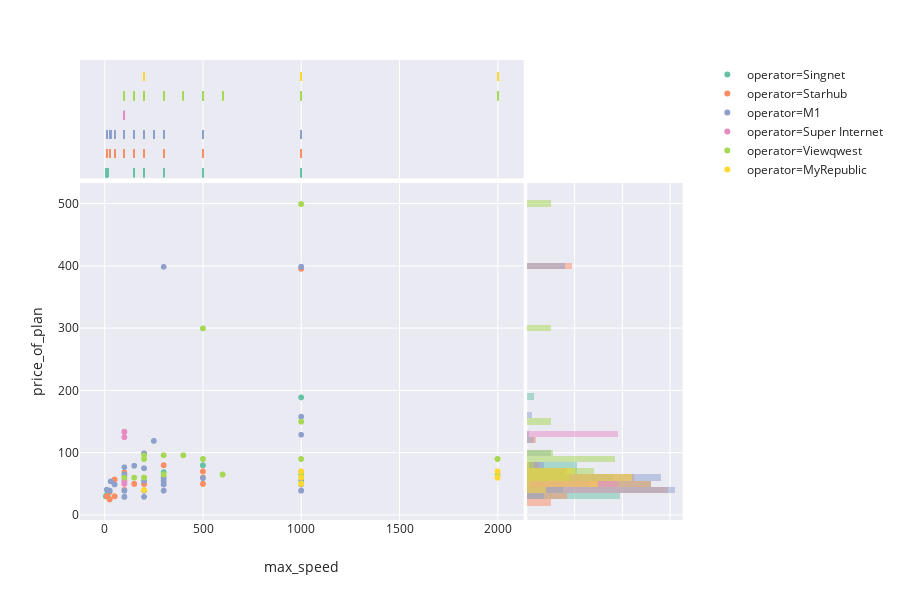

Source (notebook cell):
### Markdown cell above
The dataset still has many `NaN` values. We will refrain from filling in with broad averages since this will distort the data too much.

Since there is a wide range of data, we use `plotly_express` to create an interactive chart. Feel free to lasso the area you wish to analyze deeper, and double click to return to the original view.

We plot a jointplot to combine a `scatterplot` and `rugplots` for the y-axis as well as `histograms` for the x-axis

### Code cell
fig = px.scatter(df7, 
                 x="max_speed", 
                 y="price_of_plan", 
                 color="operator",
                 color_discrete_sequence=px.colors.colorbrewer.Set2,
                 hover_name='month',
                 template='seaborn',
                 marginal_y='histogram',
                 marginal_x='rug')
fig.show()

### Figure 1 — Plotly figure (JSON) as saved in the notebook; plotly's stock layout.template omitted (floating-point values rounded to 4 significant figures; data arrays with more than 128 entries replaced by an {"elided": "..."} marker saying what was removed)
{"data": [{"hoverlabel": {"namelength": 0}, "hovertemplate": "<b>%{hovertext}</b><br><br>operator=Singnet<br>max_speed=%{x}<br>price_of_plan=%{y}", "hovertext": {"elided": "345 str values"}, "legendgroup": "operator=Singnet", "marker": {"color": "rgb(102,194,165)", "symbol": "circle"}, "mode": "markers", "name": "operator=Singnet", "showlegend": true, "type": "scattergl", "x": {"elided": "345 int values"}, "xaxis": "x", "y": {"elided": "345 float values"}, "yaxis": "y"}, {"alignmentgroup": "True", "boxpoints": "all", "fillcolor": "rgba(255,255,255,0)", "hoverlabel": {"namelength": 0}, "hoveron": "points", "hovertemplate": "<b>%{hovertext}</b><br><br>operator=Singnet<br>max_speed=%{x}", "hovertext": {"elided": "345 str values"}, "jitter": 0, "legendgroup": "operator=Singnet", "line": {"color": "rgba(255,255,255,0)"}, "marker": {"color": "rgb(102,194,165)", "symbol": "line-ns-open"}, "name": "operator=Singnet", "offsetgroup": "operator=Singnet", "showlegend": false, "type": "box", "x": {"elided": "345 int values"}, "xaxis": "x3", "yaxis": "y3"}, {"alignmentgroup": "True", "bingroup": "y", "hoverlabel": {"namelength": 0}, "hovertemplate": "operator=Singnet<br>price_of_plan=%{y}<br>count=%{x}", "legendgroup": "operator=Singnet", "marker": {"color": "rgb(102,194,165)"}, "name": "operator=Singnet", "offsetgroup": "operator=Singnet", "opacity": 0.5, "showlegend": false, "type": "histogram", "xaxis": "x2", "y": {"elided": "345 float values"}, "yaxis": "y2"}, {"hoverlabel": {"namelength": 0}, "hovertemplate": "<b>%{hovertext}</b><br><br>operator=Starhub<br>max_speed=%{x}<br>price_of_plan=%{y}", "hovertext": {"elided": "566 str values"}, "legendgroup": "operator=Starhub", "marker": {"color": "rgb(252,141,98)", "symbol": "circle"}, "mode": "markers", "name": "operator=Starhub", "showlegend": true, "type": "scattergl", "x": {"elided": "566 int values"}, "xaxis": "x", "y": {"elided": "566 float values"}, "yaxis": "y"}, {"alignmentgroup": "True", "boxpoints": "all", "fillcolor": "rgba(255,255,255,0)", "hoverlabel": {"namelength": 0}, "hoveron": "points", "hovertemplate": "<b>%{hovertext}</b><br><br>operator=Starhub<br>max_speed=%{x}", "hovertext": {"elided": "566 str values"}, "jitter": 0, "legendgroup": "operator=Starhub", "line": {"color": "rgba(255,255,255,0)"}, "marker": {"color": "rgb(252,141,98)", "symbol": "line-ns-open"}, "name": "operator=Starhub", "offsetgroup": "operator=Starhub", "showlegend": false, "type": "box", "x": {"elided": "566 int values"}, "xaxis": "x3", "yaxis": "y3"}, {"alignmentgroup": "True", "bingroup": "y", "hoverlabel": {"namelength": 0}, "hovertemplate": "operator=Starhub<br>price_of_plan=%{y}<br>count=%{x}", "legendgroup": "operator=Starhub", "marker": {"color": "rgb(252,141,98)"}, "name": "operator=Starhub", "offsetgroup": "operator=Starhub", "opacity": 0.5, "showlegend": false, "type": "histogram", "xaxis": "x2", "y": {"elided": "566 float values"}, "yaxis": "y2"}, {"hoverlabel": {"namelength": 0}, "hovertemplate": "<b>%{hovertext}</b><br><br>operator=M1<br>max_speed=%{x}<br>price_of_plan=%{y}", "hovertext": {"elided": "686 str values"}, "legendgroup": "operator=M1", "marker": {"color": "rgb(141,160,203)", "symbol": "circle"}, "mode": "markers", "name": "operator=M1", "showlegend": true, "type": "scattergl", "x": {"elided": "686 int values"}, "xaxis": "x", "y": {"elided": "686 float values"}, "yaxis": "y"}, {"alignmentgroup": "True", "boxpoints": "all", "fillcolor": "rgba(255,255,255,0)", "hoverlabel": {"namelength": 0}, "hoveron": "points", "hovertemplate": "<b>%{hovertext}</b><br><br>operator=M1<br>max_speed=%{x}", "hovertext": {"elided": "686 str values"}, "jitter": 0, "legendgroup": "operator=M1", "line": {"color": "rgba(255,255,255,0)"}, "marker": {"color": "rgb(141,160,203)", "symbol": "line-ns-open"}, "name": "operator=M1", "offsetgroup": "operator=M1", "showlegend": false, "type": "box", "x": {"elided": "686 int values"}, "xaxis": "x3", "yaxis": "y3"}, {"alignmentgroup": "True", "bingroup": "y", "hoverlabel": {"namelength": 0}, "hovertemplate": "operator=M1<br>price_of_plan=%{y}<br>count=%{x}", "legendgroup": "operator=M1", "marker": {"color": "rgb(141,160,203)"}, "name": "operator=M1", "offsetgroup": "operator=M1", "opacity": 0.5, "showlegend": false, "type": "histogram", "xaxis": "x2", "y": {"elided": "686 float values"}, "yaxis": "y2"}, {"hoverlabel": {"namelength": 0}, "hovertemplate": "<b>%{hovertext}</b><br><br>operator=Super Internet<br>max_speed=%{x}<br>price_of_plan=%{y}", "hovertext": ["2013-03-01T00:00:00", "2013-03-01T00:00:00", "2013-04-01T00:00:00", "2013-04-01T00:00:00", "2013-05-01T00:00:00", "2013-05-01T00:00:00", "2013-06-01T00:00:00", "2013-06-01T00:00:00", "2013-07-01T00:00:00", "2013-07-01T00:00:00", "2013-08-01T00:00:00", "2013-08-01T00:00:00", "2013-09-01T00:00:00", "2013-09-01T00:00:00", "2013-10-01T00:00:00", "2013-10-01T00:00:00", "2013-11-01T00:00:00", "2013-11-01T00:00:00", "2013-12-01T00:00:00", "2013-12-01T00:00:00", "2014-01-01T00:00:00", "2014-01-01T00:00:00", "2014-02-01T00:00:00", "2014-02-01T00:00:00", "2014-03-01T00:00:00", "2014-03-01T00:00:00", "2014-04-01T00:00:00", "2014-04-01T00:00:00", "2014-05-01T00:00:00", "2014-05-01T00:00:00", "2014-06-01T00:00:00", "2014-06-01T00:00:00", "2014-07-01T00:00:00", "2014-07-01T00:00:00", "2014-08-01T00:00:00", "2014-08-01T00:00:00", "2014-09-01T00:00:00", "2014-09-01T00:00:00", "2014-10-01T00:00:00", "2014-10-01T00:00:00", "2014-11-01T00:00:00", "2014-11-01T00:00:00", "2014-12-01T00:00:00", "2014-12-01T00:00:00", "2015-01-01T00:00:00", "2015-01-01T00:00:00", "2015-03-01T00:00:00", "2015-03-01T00:00:00", "2015-04-01T00:00:00", "2015-04-01T00:00:00", "2015-05-01T00:00:00", "2015-05-01T00:00:00", "2015-06-01T00:00:00", "2015-06-01T00:00:00", "2015-07-01T00:00:00", "2015-07-01T00:00:00", "2015-08-01T00:00:00", "2015-08-01T00:00:00", "2015-09-01T00:00:00", "2015-09-01T00:00:00", "2015-10-01T00:00:00", "2015-10-01T00:00:00", "2015-11-01T00:00:00", "2015-11-01T00:00:00", "2015-12-01T00:00:00", "2015-12-01T00:00:00", "2016-02-01T00:00:00", "2016-02-01T00:00:00", "2016-03-01T00:00:00", "2016-03-01T00:00:00", "2016-04-01T00:00:00", "2016-04-01T00:00:00", "2016-05-01T00:00:00", "2016-05-01T00:00:00", "2016-06-01T00:00:00", "2016-06-01T00:00:00"], "legendgroup": "operator=Super Internet", "marker": {"color": "rgb(231,138,195)", "symbol": "circle"}, "mode": "markers", "name": "operator=Super Internet", "showlegend": true, "type": "scattergl", "x": [100, 100, 100, 100, 100, 100, 100, 100, 100, 100, 100, 100, 100, 100, 100, 100, 100, 100, 100, 100, 100, 100, 100, 100, 100, 100, 100, 100, 100, 100, 100, 100, 100, 100, 100, 100, 100, 100, 100, 100, 100, 100, 100, 100, 100, 100, 100, 100, 100, 100, 100, 100, 100, 100, 100, 100, 100, 100, 100, 100, 100, 100, 100, 100, 100, 100, 100, 100, 100, 100, 100, 100, 100, 100, 100, 100], "xaxis": "x", "y": [50, 125, 50, 125, 50, 125, 50, 125, 53.5, 133.8, 53.5, 133.8, 53.5, 133.8, 53.5, 133.8, 53.5, 133.8, 53.5, 133.8, 53.5, 133.8, 53.5, 133.8, 53.5, 133.8, 53.5, 133.8, 53.5, 133.8, 53.5, 133.8, 53.5, 133.8, 53.5, 133.8, 53.5, 133.8, 53.5, 133.8, 53.5, 133.8, 53.5, 133.8, 53.5, 133.8, 53.5, 133.8, 53.5, 133.8, 53.5, 133.8, 53.5, 133.8, 53.5, 133.8, 53.5, 133.8, 53.5, 133.8, 53.5, 133.8, 53.5, 133.8, 53.5, 133.8, 53.5, 133.8, 53.5, 133.8, 53.5, 133.8, 53.5, 133.8, 53.5, 133.8], "yaxis": "y"}, {"alignmentgroup": "True", "boxpoints": "all", "fillcolor": "rgba(255,255,255,0)", "hoverlabel": {"namelength": 0}, "hoveron": "points", "hovertemplate": "<b>%{hovertext}</b><br><br>operator=Super Internet<br>max_speed=%{x}", "hovertext": ["2013-03-01T00:00:00", "2013-03-01T00:00:00", "2013-04-01T00:00:00", "2013-04-01T00:00:00", "2013-05-01T00:00:00", "2013-05-01T00:00:00", "2013-06-01T00:00:00", "2013-06-01T00:00:00", "2013-07-01T00:00:00", "2013-07-01T00:00:00", "2013-08-01T00:00:00", "2013-08-01T00:00:00", "2013-09-01T00:00:00", "2013-09-01T00:00:00", "2013-10-01T00:00:00", "2013-10-01T00:00:00", "2013-11-01T00:00:00", "2013-11-01T00:00:00", "2013-12-01T00:00:00", "2013-12-01T00:00:00", "2014-01-01T00:00:00", "2014-01-01T00:00:00", "2014-02-01T00:00:00", "2014-02-01T00:00:00", "2014-03-01T00:00:00", "2014-03-01T00:00:00", "2014-04-01T00:00:00", "2014-04-01T00:00:00", "2014-05-01T00:00:00", "2014-05-01T00:00:00", "2014-06-01T00:00:00", "2014-06-01T00:00:00", "2014-07-01T00:00:00", "2014-07-01T00:00:00", "2014-08-01T00:00:00", "2014-08-01T00:00:00", "2014-09-01T00:00:00", "2014-09-01T00:00:00", "2014-10-01T00:00:00", "2014-10-01T00:00:00", "2014-11-01T00:00:00", "2014-11-01T00:00:00", "2014-12-01T00:00:00", "2014-12-01T00:00:00", "2015-01-01T00:00:00", "2015-01-01T00:00:00", "2015-03-01T00:00:00", "2015-03-01T00:00:00", "2015-04-01T00:00:00", "2015-04-01T00:00:00", "2015-05-01T00:00:00", "2015-05-01T00:00:00", "2015-06-01T00:00:00", "2015-06-01T00:00:00", "2015-07-01T00:00:00", "2015-07-01T00:00:00", "2015-08-01T00:00:00", "2015-08-01T00:00:00", "2015-09-01T00:00:00", "2015-09-01T00:00:00", "2015-10-01T00:00:00", "2015-10-01T00:00:00", "2015-11-01T00:00:00", "2015-11-01T00:00:00", "2015-12-01T00:00:00", "2015-12-01T00:00:00", "2016-02-01T00:00:00", "2016-02-01T00:00:00", "2016-03-01T00:00:00", "2016-03-01T00:00:00", "2016-04-01T00:00:00", "2016-04-01T00:00:00", "2016-05-01T00:00:00", "2016-05-01T00:00:00", "2016-06-01T00:00:00", "2016-06-01T00:00:00"], "jitter": 0, "legendgroup": "operator=Super Internet", "line": {"color": "rgba(255,255,255,0)"}, "marker": {"color": "rgb(231,138,195)", "symbol": "line-ns-open"}, "name": "operator=Super Internet", "offsetgroup": "operator=Super Internet", "showlegend": false, "type": "box", "x": [100, 100, 100, 100, 100, 100, 100, 100, 100, 100, 100, 100, 100, 100, 100, 100, 100, 100, 100, 100, 100, 100, 100, 100, 100, 100, 100, 100, 100, 100, 100, 100, 100, 100, 100, 100, 100, 100, 100, 100, 100, 100, 100, 100, 100, 100, 100, 100, 100, 100, 100, 100, 100, 100, 100, 100, 100, 100, 100, 100, 100, 100, 100, 100, 100, 100, 100, 100, 100, 100, 100, 100, 100, 100, 100, 100], "xaxis": "x3", "yaxis": "y3"}, {"alignmentgroup": "True", "bingroup": "y", "hoverlabel": {"namelength": 0}, "hovertemplate": "operator=Super Internet<br>price_of_plan=%{y}<br>count=%{x}", "legendgroup": "operator=Super Internet", "marker": {"color": "rgb(231,138,195)"}, "name": "operator=Super Internet", "offsetgroup": "operator=Super Internet", "opacity": 0.5, "showlegend": false, "type": "histogram", "xaxis": "x2", "y": [50, 125, 50, 125, 50, 125, 50, 125, 53.5, 133.8, 53.5, 133.8, 53.5, 133.8, 53.5, 133.8, 53.5, 133.8, 53.5, 133.8, 53.5, 133.8, 53.5, 133.8, 53.5, 133.8, 53.5, 133.8, 53.5, 133.8, 53.5, 133.8, 53.5, 133.8, 53.5, 133.8, 53.5, 133.8, 53.5, 133.8, 53.5, 133.8, 53.5, 133.8, 53.5, 133.8, 53.5, 133.8, 53.5, 133.8, 53.5, 133.8, 53.5, 133.8, 53.5, 133.8, 53.5, 133.8, 53.5, 133.8, 53.5, 133.8, 53.5, 133.8, 53.5, 133.8, 53.5, 133.8, 53.5, 133.8, 53.5, 133.8, 53.5, 133.8, 53.5, 133.8], "yaxis": "y2"}, {"hoverlabel": {"namelength": 0}, "hovertemplate": "<b>%{hovertext}</b><br><br>operator=Viewqwest<br>max_speed=%{x}<br>price_of_plan=%{y}", "hovertext": {"elided": "418 str values"}, "legendgroup": "operator=Viewqwest", "marker": {"color": "rgb(166,216,84)", "symbol": "circle"}, "mode": "markers", "name": "operator=Viewqwest", "showlegend": true, "type": "scattergl", "x": {"elided": "418 int values"}, "xaxis": "x", "y": {"elided": "418 float values"}, "yaxis": "y"}, {"alignmentgroup": "True", "boxpoints": "all", "fillcolor": "rgba(255,255,255,0)", "hoverlabel": {"namelength": 0}, "hoveron": "points", "hovertemplate": "<b>%{hovertext}</b><br><br>operator=Viewqwest<br>max_speed=%{x}", "hovertext": {"elided": "418 str values"}, "jitter": 0, "legendgroup": "operator=Viewqwest", "line": {"color": "rgba(255,255,255,0)"}, "marker": {"color": "rgb(166,216,84)", "symbol": "line-ns-open"}, "name": "operator=Viewqwest", "offsetgroup": "operator=Viewqwest", "showlegend": false, "type": "box", "x": {"elided": "418 int values"}, "xaxis": "x3", "yaxis": "y3"}, {"alignmentgroup": "True", "bingroup": "y", "hoverlabel": {"namelength": 0}, "hovertemplate": "operator=Viewqwest<br>price_of_plan=%{y}<br>count=%{x}", "legendgroup": "operator=Viewqwest", "marker": {"color": "rgb(166,216,84)"}, "name": "operator=Viewqwest", "offsetgroup": "operator=Viewqwest", "opacity": 0.5, "showlegend": false, "type": "histogram", "xaxis": "x2", "y": {"elided": "418 float values"}, "yaxis": "y2"}, {"hoverlabel": {"namelength": 0}, "hovertemplate": "<b>%{hovertext}</b><br><br>operator=MyRepublic<br>max_speed=%{x}<br>price_of_plan=%{y}", "hovertext": {"elided": "342 str values"}, "legendgroup": "operator=MyRepublic", "marker": {"color": "rgb(255,217,47)", "symbol": "circle"}, "mode": "markers", "name": "operator=MyRepublic", "showlegend": true, "type": "scattergl", "x": {"elided": "342 int values"}, "xaxis": "x", "y": {"elided": "342 float values"}, "yaxis": "y"}, {"alignmentgroup": "True", "boxpoints": "all", "fillcolor": "rgba(255,255,255,0)", "hoverlabel": {"namelength": 0}, "hoveron": "points", "hovertemplate": "<b>%{hovertext}</b><br><br>operator=MyRepublic<br>max_speed=%{x}", "hovertext": {"elided": "342 str values"}, "jitter": 0, "legendgroup": "operator=MyRepublic", "line": {"color": "rgba(255,255,255,0)"}, "marker": {"color": "rgb(255,217,47)", "symbol": "line-ns-open"}, "name": "operator=MyRepublic", "offsetgroup": "operator=MyRepublic", "showlegend": false, "type": "box", "x": {"elided": "342 int values"}, "xaxis": "x3", "yaxis": "y3"}, {"alignmentgroup": "True", "bingroup": "y", "hoverlabel": {"namelength": 0}, "hovertemplate": "operator=MyRepublic<br>price_of_plan=%{y}<br>count=%{x}", "legendgroup": "operator=MyRepublic", "marker": {"color": "rgb(255,217,47)"}, "name": "operator=MyRepublic", "offsetgroup": "operator=MyRepublic", "opacity": 0.5, "showlegend": false, "type": "histogram", "xaxis": "x2", "y": {"elided": "342 float values"}, "yaxis": "y2"}], "layout": {"barmode": "overlay", "height": 600, "legend": {"tracegroupgap": 0}, "margin": {"t": 60}, "xaxis": {"anchor": "y", "domain": [0, 0.7215], "title": {"text": "max_speed"}}, "xaxis2": {"anchor": "y2", "domain": [0.7265, 0.98], "matches": "x2", "showgrid": true, "showticklabels": false}, "xaxis3": {"anchor": "y3", "domain": [0, 0.7215], "matches": "x", "showgrid": true, "showticklabels": false}, "xaxis4": {"anchor": "y4", "domain": [0.7265, 0.98], "matches": "x2", "showgrid": true, "showticklabels": false}, "yaxis": {"anchor": "x", "domain": [0, 0.7326], "title": {"text": "price_of_plan"}}, "yaxis2": {"anchor": "x2", "domain": [0, 0.7326], "matches": "y", "showgrid": true, "showticklabels": false}, "yaxis3": {"anchor": "x3", "domain": [0.7426, 1], "matches": "y3", "showgrid": false, "showticklabels": false}, "yaxis4": {"anchor": "x4", "domain": [0.7426, 1], "matches": "y3", "showgrid": true, "showticklabels": false}}}
